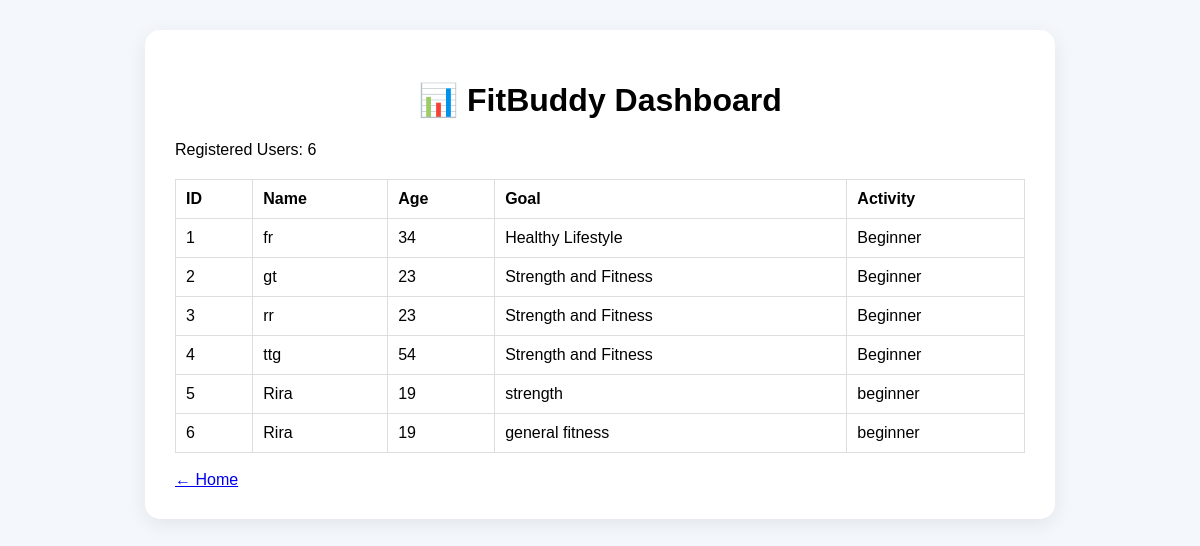
/dashboard, run on the app's committed database.
### app/database.py (models this page shows)
class User(Base):
    __tablename__ = "users"
    id = Column(Integer, primary_key=True, index=True)
    name = Column(String(100), nullable=False)
    age = Column(Integer, nullable=False)
    weight = Column(Float, nullable=True)
    goal = Column(String(100), nullable=False)
    intensity = Column(String(50), nullable=False)
    created_at = Column(DateTime, default=datetime.utcnow)

### app/routes.py (the view)
@router.get(
    "/dashboard",
    response_class=HTMLResponse
)
async def dashboard(
    request: Request
):
    db = SessionLocal()
    try:
        users = db.query(User).all()
        return templates.TemplateResponse(
            request=request,
            name="dashboard.html",
            context={
                "users": users
            }
        )
    finally:
        db.close()

### templates/dashboard.html (shortened to what this page needs)
<!DOCTYPE html>
<html>
<head>
<link rel="stylesheet"
      href="/static/css/style.css">
</head>
<body>
<div class="container">
<h1>📊 FitBuddy Dashboard</h1>
<p>
Registered Users:
{{ users | length }}
</p>
<table>
<tr>
<th>ID</th>
<th>Name</th>
<th>Age</th>
<th>Goal</th>
<th>Activity</th>
</tr>
{% for user in users %}
<tr>
<td>{{ user.id }}</td>
<td>{{ user.name }}</td>
<td>{{ user.age }}</td>
<td>{{ user.goal }}</td>
<td>{{ user.intensity }}</td>
</tr>
{% endfor %}
</table>
<br>
<a href="/">
← Home
</a>
</div>
</body>
</html>

### static/css/style.css (style rules this page uses)
body { font-family: Arial, sans-serif; background: #f4f7fb; margin: 0; padding: 30px; }
.container { max-width: 850px; margin: auto; background: white; padding: 30px; border-radius: 15px; box-shadow: 0 5px 20px rgba(0,0,0,0.08); }
h1 { text-align: center; }
table { width: 100%; border-collapse: collapse; margin-top: 20px; }
th, td { padding: 10px; border: 1px solid #ddd; text-align: left; }

### data on the page
User: id "1", name "fr", age "34", goal "Healthy Lifestyle", intensity "Beginner"
User: id "2", name "gt", age "23", goal "Strength and Fitness", intensity "Beginner"
User: id "3", name "rr", age "23", goal "Strength and Fitness", intensity "Beginner"
User: id "4", name "ttg", age "54", goal "Strength and Fitness", intensity "Beginner"
User: id "5", name "Rira", age "19", goal "strength", intensity "beginner"
User: id "6", name "Rira", age "19", goal "general fitness", intensity "beginner"

### other printed values
{{ users | length }} "6"
